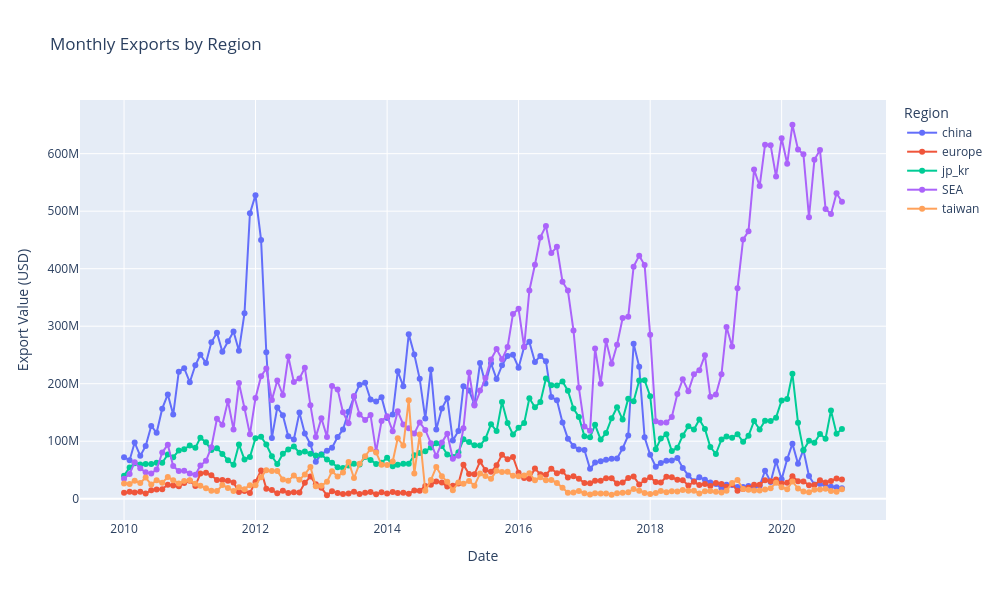

Notebook code cell kept with this figure:
### Code cell
# plot the absolute values
plot_regions(df2[['china', 'europe', 'jp_kr', 'SEA', 'taiwan']], '2010-01-01', '2020-12-01')

### Figure 1 — Plotly figure (JSON) as saved in the notebook; plotly's stock layout.template omitted (floating-point values rounded to 4 significant figures; data arrays with more than 128 entries replaced by an {"elided": "..."} marker saying what was removed)
{"data": [{"mode": "lines+markers", "name": "china", "type": "scatter", "x": {"elided": "132 str values"}, "y": {"elided": "132 float values"}}, {"mode": "lines+markers", "name": "europe", "type": "scatter", "x": {"elided": "132 str values"}, "y": {"elided": "132 float values"}}, {"mode": "lines+markers", "name": "jp_kr", "type": "scatter", "x": {"elided": "132 str values"}, "y": {"elided": "132 float values"}}, {"mode": "lines+markers", "name": "SEA", "type": "scatter", "x": {"elided": "132 str values"}, "y": {"elided": "132 float values"}}, {"mode": "lines+markers", "name": "taiwan", "type": "scatter", "x": {"elided": "132 str values"}, "y": {"elided": "132 float values"}}], "layout": {"height": 600, "hovermode": "x unified", "legend": {"title": {"text": "Region"}}, "title": {"text": "Monthly Exports by Region"}, "width": 1000, "xaxis": {"title": {"text": "Date"}}, "yaxis": {"title": {"text": "Export Value (USD)"}}}}
